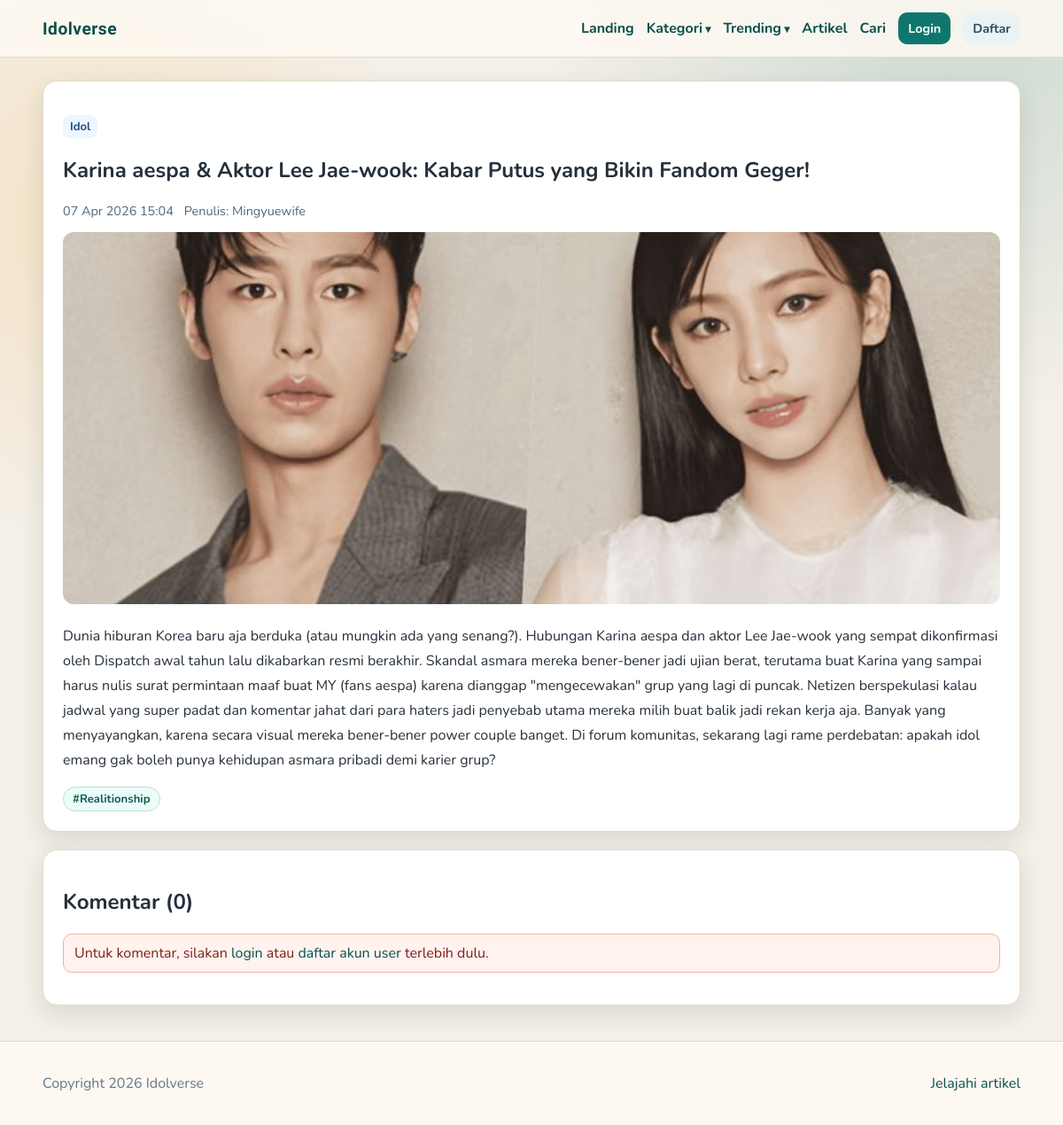
The app's page /blog/post.php?slug=karina-aespa-aktor-lee-jae-wook-kabar-putus-yang-bikin-fandom-geger with its own data.
### tables this page shows
CREATE TABLE `posts` (
  `id` int(11) NOT NULL,
  `user_id` int(11) NOT NULL,
  `category_id` int(11) NOT NULL,
  `title` varchar(180) NOT NULL,
  `slug` varchar(200) NOT NULL,
  `excerpt` text DEFAULT NULL,
  `content` longtext NOT NULL,
  `image_url` varchar(255) DEFAULT NULL,
  `is_published` tinyint(1) DEFAULT 1,
  `created_at` timestamp NOT NULL DEFAULT current_timestamp(),
  `updated_at` timestamp NOT NULL DEFAULT current_timestamp() ON UPDATE current_timestamp()
);

CREATE TABLE `categories` (
  `id` int(11) NOT NULL,
  `name` varchar(80) NOT NULL,
  `slug` varchar(100) NOT NULL,
  `created_at` timestamp NOT NULL DEFAULT current_timestamp()
);

CREATE TABLE `users` (
  `id` int(11) NOT NULL,
  `full_name` varchar(100) NOT NULL,
  `username` varchar(50) NOT NULL,
  `email` varchar(100) NOT NULL,
  `password` varchar(255) NOT NULL,
  `role` enum('admin','author') NOT NULL,
  `created_at` timestamp NOT NULL DEFAULT current_timestamp()
);

CREATE TABLE `tags` (
  `id` int(11) NOT NULL,
  `name` varchar(80) NOT NULL,
  `slug` varchar(100) NOT NULL,
  `created_at` timestamp NOT NULL DEFAULT current_timestamp()
);

### blog/includes/auth.php (called while the page is built, shortened)
<?php
function isLoggedIn(): bool {
    return isset($_SESSION['user']);
}
function e(string $value): string {
    return htmlspecialchars($value, ENT_QUOTES, 'UTF-8');
}
?>

### blog/includes/helpers.php (called while the page is built, shortened)
<?php
require_once __DIR__ . '/auth.php';
function postTags(PDO $pdo, int $postId): array {
    $stmt = $pdo->prepare('SELECT t.id, t.name, t.slug FROM post_tags pt JOIN tags t ON t.id = pt.tag_id WHERE pt.post_id = ? ORDER BY t.name');
    $stmt->execute([$postId]);
    return $stmt->fetchAll();
}
?>

### blog/post.php (the view, shortened to what this page needs)
<?php
require_once __DIR__ . '/includes/helpers.php';
$slug = trim($_GET['slug'] ?? '');
$stmt = $pdo->prepare("SELECT p.*, c.name AS category_name, c.slug AS category_slug, u.full_name AS author_name
FROM posts p
JOIN categories c ON c.id = p.category_id
JOIN users u ON u.id = p.user_id
WHERE p.slug = ? AND p.is_published = 1 LIMIT 1");
$stmt->execute([$slug]);
$post = $stmt->fetch();
$current = currentUser();
$isLoggedUser = isLoggedIn();
$userRole = $current['role'] ?? '';
$commentStmt = $pdo->prepare('SELECT * FROM comments WHERE post_id = ? AND is_approved = 1 ORDER BY created_at DESC');
$commentStmt->execute([(int)$post['id']]);
$comments = $commentStmt->fetchAll();
$tags = postTags($pdo, (int)$post['id']);
include __DIR__ . '/includes/header.php';
?>
<div class="container">
    <article class="form-card">
        <p><a class="badge" href="/blog/category.php?slug=<?= e($post['category_slug']); ?>"><?= e($post['category_name']); ?></a></p>
        <h1><?= e($post['title']); ?></h1>
        <div class="meta">
            <span><?= date('d M Y H:i', strtotime($post['created_at'])); ?></span>
            <span>Penulis: <?= e($post['author_name']); ?></span>
        </div>
        <?php if (!empty($post['image_url'])): ?>
            <img src="<?= e($post['image_url']); ?>" alt="<?= e($post['title']); ?>" style="width:100%;border-radius:12px;max-height:420px;object-fit:cover;">
        <?php endif; ?>
        <p style="margin-top:16px;line-height:1.75;white-space:pre-line"><?= e($post['content']); ?></p>
        <div class="tags">
            <?php foreach ($tags as $tag): ?>
                <a class="tag" href="/blog/tag.php?slug=<?= e($tag['slug']); ?>">#<?= e($tag['name']); ?></a>
            <?php endforeach; ?>
        </div>
    </article>
    <section class="form-card" style="margin-top:20px;">
        <h2>Komentar (<?= count($comments); ?>)</h2>
        <?php if (!$isLoggedUser): ?>
            <div class="alert alert-error">Untuk komentar, silakan <a href="/blog/login.php">login</a> atau <a href="/blog/register.php">daftar akun user</a> terlebih dulu.</div>
        <?php elseif ($userRole !== 'user'): ?>
            <div class="alert alert-error">Role <strong><?= e($userRole); ?></strong> tidak bisa post komentar di halaman user. Gunakan dashboard masing-masing.</div>
        <?php endif; ?>
    </section>
</div>
<?php include __DIR__ . '/includes/footer.php'; ?>

### blog/assets/css/style.css (style rules this page uses)
:root { --bg: #f4efe7; --surface: #fffaf3; --card: #ffffff; --text: #25303b; --muted: #667788; --brand: #0f766e; --brand-dark: #0a4f4b; --accent: #f59e0b; --danger: #b42318; --line: #e4d9c8; --shadow: 0 10px 26px rgba(27, 46, 62, 0.12); }
* { box-sizing: border-box; }
body { margin: 0; font-family: 'Nunito', sans-serif; color: var(--text); background: radial-gradient(circle at 10% 20%, rgba(245, 158, 11, 0.16), transparent 24%), radial-gradient(circle at 90% 0%, rgba(15, 118, 110, 0.18), transparent 28%), var(--bg); }
a { color: var(--brand-dark); text-decoration: none; }
.container { width: min(1120px, 92vw); margin: 0 auto; }
.tags { display: flex; gap: 8px; flex-wrap: wrap; margin-top: 10px; }
.tag { padding: 4px 10px; border-radius: 999px; background: #ecfdf8; border: 1px solid #bae2d8; color: #0d5a57; font-size: .82rem; font-weight: 700; }
.form-card { background: var(--card); border: 1px solid var(--line); border-radius: 16px; padding: 22px; box-shadow: var(--shadow); }
.badge { display: inline-block; background: #eef6ff; color: #1d4f80; border-radius: 8px; padding: 4px 8px; font-size: .82rem; font-weight: 700; }
.alert { padding: 10px 12px; border-radius: 10px; margin-bottom: 14px; border: 1px solid; }
.alert-error { background: #fff2ef; border-color: #f3afa4; color: #7d1f14; }
.meta { display: flex; flex-wrap: wrap; gap: 12px; font-size: .9rem; color: #50697b; margin: 6px 0 14px; }

### records on screen
posts: category.name "Idol", title "Karina aespa & Aktor Lee Jae-wook: Kabar Putus yang Bikin Fandom Geger!", created_at "07 Apr 2026 15:04", user.full_name "Mingyuewife", image_url (picture), content "Dunia hiburan Korea baru aja berduka (atau mungkin ada yang senang?). Hubungan Karina aespa dan aktor Lee Jae-wook yang sempat dikonfirmasi oleh Dispatch awal tahun lalu dikabarkan resmi berakhir. Skandal asmara mereka bener-bener jadi ujian berat, terutama buat Karina yang sampai harus nulis surat permintaan maaf buat MY (fans aespa) karena dianggap \"mengecewakan\" grup yang lagi di puncak. Netizen berspekulasi kalau jadwal yang super padat dan komentar jahat dari para haters jadi penyebab utama mereka milih buat balik jadi rekan kerja aja. Banyak yang menyayangkan, karena secara visual mereka bener-bener power couple banget. Di forum komunitas, sekarang lagi rame perdebatan: apakah idol…"
tags: name "Realitionship"

### other values on screen
count($comments) "0"
